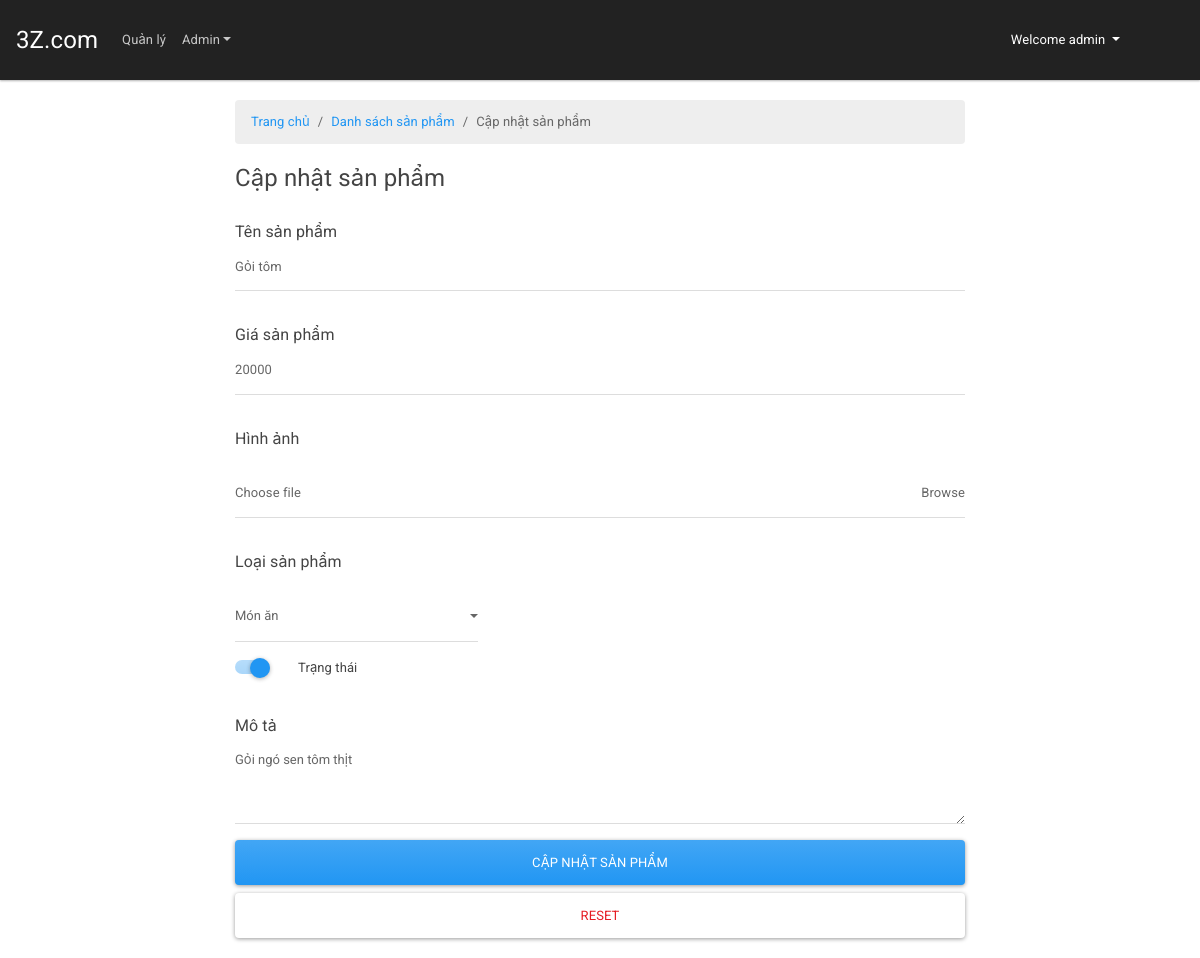
/admin/update_product.php?id=9 (signed in), run on the app's committed database.
### tables this page shows
CREATE TABLE `product` (
  `ID` int(11) NOT NULL,
  `NAME` varchar(200) NOT NULL,
  `PRICE` int(11) NOT NULL,
  `IMAGE` text NOT NULL,
  `DESCRIPTION` text NOT NULL,
  `TYPE` varchar(50) NOT NULL DEFAULT 'Đồ uống',
  `STATUS` int(11) NOT NULL
);

### inc/connect.php (called while the page is built, shortened)
<?php
	class Connection implements QL
	{
		private static $conn = NULL;
		private static $pre = NULL;
		private static $sql = NULL;
		public static function connect()
		{
			if(self::$conn === NULL){
				try {
					self::$conn = new PDO('mysql:host=' . HOSTNAME . ';dbname=' . DBNAME, USERNAME, PASSWORD, array(PDO::MYSQL_ATTR_INIT_COMMAND=>'SET NAMES utf8'));
					self::$conn -> setAttribute(PDO::ATTR_ERRMODE, PDO::ERRMODE_EXCEPTION);
					return self::$conn;
				} catch (PDOException $ex) {
					echo $ex -> getMessage();
				}
			}
		}
		public static function disconnect()
		{
			if(self::$conn !== NULL) self::$conn = NULL;
		}
		public function getRowByWhere($table, $where, $field)
		{
			if(self::$conn !== NULL){
				self::$sql = "SELECT {$field} FROM {$table} WHERE {$where}";
				self::$pre = self::$conn -> prepare(self::$sql);
				self::$pre -> execute();
				return self::$pre -> fetch();
			} else{ return 0; }
		}
	}
?>

### admin/update_product.php (the view, shortened to what this page needs)
<?php
	include_once '../inc/header.php';
	include_once '../inc/connect.php';
    include_once '../inc/nav.php';
    $conn = new Connection();
	if(isset($_GET['id']) && filter_var($_GET['id'], FILTER_VALIDATE_INT)){
		$id = $_GET['id'];
		$where = "ID = {$id}";
        $data = $conn -> getRowByWhere('product', $where, '*');
        list($id, $name, $price, $image, $description, $type, $status) = $data;
	} else{
        header('location: ./list_product.php');
        die('ID is undefined');
    }
?>
<div class="container">
	<div class="row">
		<div class="col-12 col-xs-12 col-sm-12 col-md-12 col-lg-8 m-auto">
			<ol class="breadcrumb">
              <li class="breadcrumb-item"><a href="../">Trang chủ</a></li>
              <li class="breadcrumb-item"><a href="./list_product.php">Danh sách sản phẩm</a></li>
			  <li class="breadcrumb-item active">Cập nhật sản phẩm</li>
			</ol>
			<form action="#" method="POST" enctype="multipart/form-data">
				<fieldset>
					<legend>Cập nhật sản phẩm</legend>
					<div class="form-group">
					  <label class="col-form-label" for="name">Tên sản phẩm</label>
					  <input type="text" class="form-control input-edit" placeholder="Name" name="name" id="name" autocomplete="off" required value="<?php if(isset($name)) echo $name; ?>">
					</div>
					<div class="form-group">
					  <label class="col-form-label" for="price">Giá sản phẩm</label>
					  <input type="number" class="form-control input-edit" placeholder="Price" name="price" id="price" autocomplete="off" required value="<?php if(isset($price)) echo $price; ?>">
					</div>
					 <div class="form-group">
					 	<label class="col-form-label" for="image">Hình ảnh</label>
					    <div class="input-group mb-3">
					      <div class="custom-file">
					        <label class="custom-file-label" for="image">Choose file</label>
					      </div>
					    </div>
					</div>
					<div class="form-group">
				        <label class="col-form-label" for="type">Loại sản phẩm</label>
				      	<select class="form-control col-4" id="type" name="type">
					        <option value="Món ăn" <?php if(isset($type) && $type === 'Món ăn') echo 'selected'; ?>>Món ăn</option>
				      	</select>
				    </div>
					<div class="form-group">
					    <div class="custom-control custom-switch">
					      	<label class="custom-control-label" for="status">Trạng thái</label>
					    </div>
					</div>
					<div class="form-group">
					  <label class="col-form-label" for="description">Mô tả</label>
					  <textarea class="form-control input-edit" id="description" name="description" rows="3" autocomplete="off"><?php if(isset($description)) echo $description; ?></textarea>
					</div>
					<button type="submit" class="btn btn-block btn-primary">Cập nhật sản phẩm</button>
					<button type="reset" class="btn btn-block btn-outline-danger">Reset</button>
				</fieldset>
			</form><br />
		</div>
	</div>
</div>
<?php include_once '../inc/footer.php'; ?>

### assets/css/admin.css (style rules this page uses)
* { padding: 0; margin: 0; }
html, body { padding: 0; box-sizing: border-box; }
.container, .container-fluid { margin-top: 20px; }
.input-edit { margin-top: -20px }

### data on the page
product: name "Gỏi tôm", price "20000", type "Món ăn", description "Gỏi ngó sen tôm thịt"

### other printed values
$_SESSION['USERNAME'] "admin"
